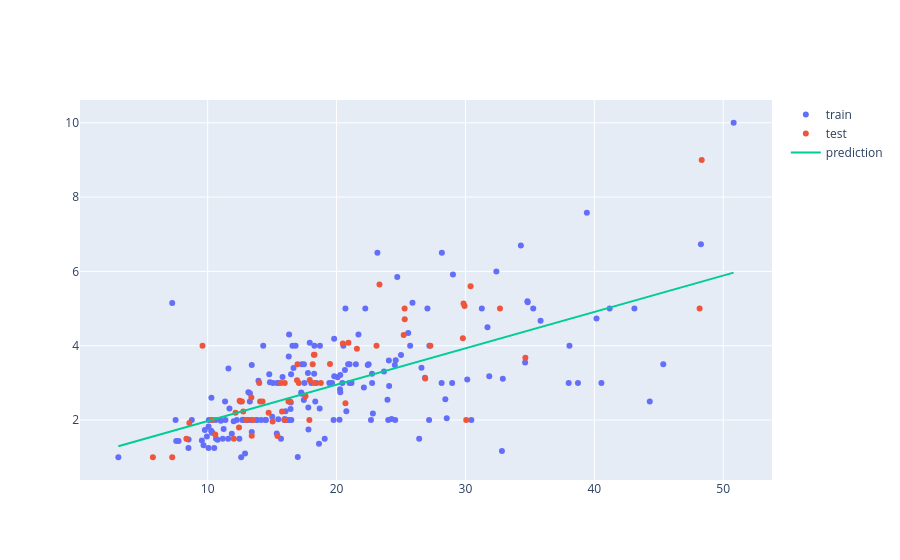

The code cell stored with this chart in its notebook:
### Code cell
df= px.data.tips()
x = df.total_bill.to_numpy()[:,None]
x_train, x_test, y_train, y_test = train_test_split(x, df.tip, random_state=0)

model = LinearRegression()
model.fit(x_train, y_train)

x_range = np.linspace(x.min(), x.max(), 100)
y_range = model.predict(x_range.reshape(-1,1))

fig = go.Figure([
    go.Scatter(x=x_train.squeeze(), y=y_train, name='train', mode='markers'),
    go.Scatter(x=x_test.squeeze(), y=y_test, name='test', mode='markers'),
    go.Scatter(x=x_range, y=y_range, name='prediction')
])
fig.show()
